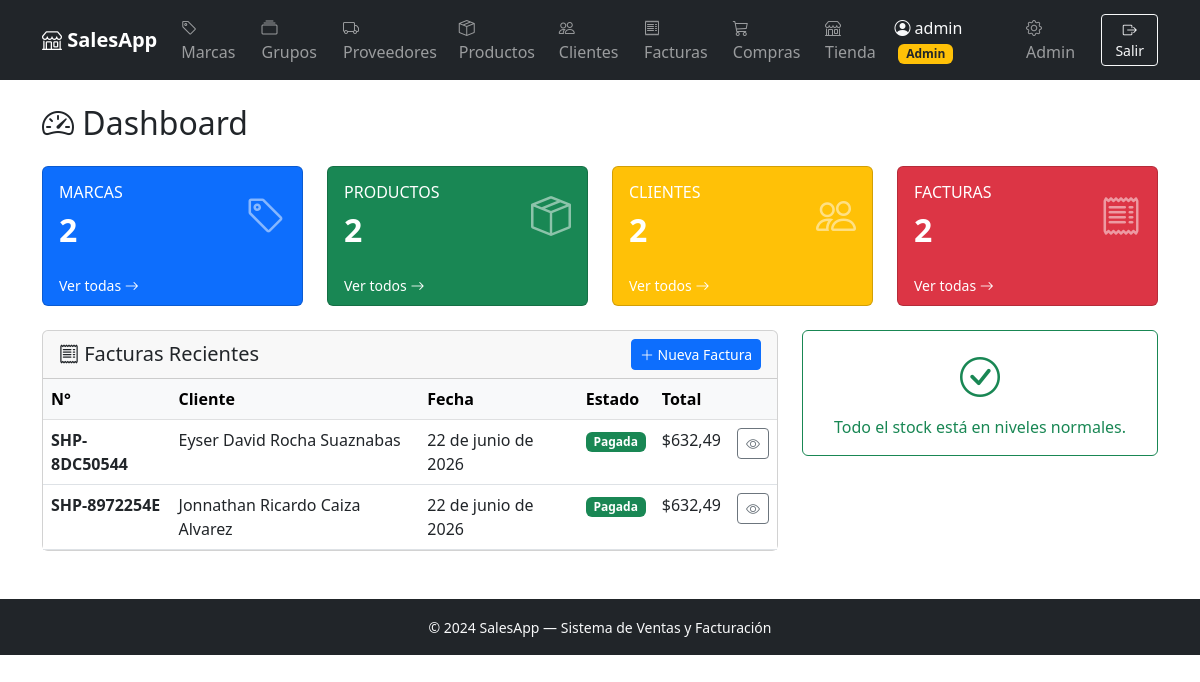
The app's page / (signed in) with its own data.
### billing/models.py (models this page shows, shortened)
class Invoice(models.Model):
    STATUS_CHOICES = [
        ('pending', 'Pendiente'),
        ('paid', 'Pagada'),
        ('cancelled', 'Anulada'),
    ]
    number = models.CharField(max_length=20, unique=True, verbose_name='Número')
    customer = models.ForeignKey(
        Customer, on_delete=models.PROTECT, verbose_name='Cliente', related_name='invoices'
    )
    created_by = models.ForeignKey(
        User, on_delete=models.PROTECT, verbose_name='Creado por', null=True, blank=True
    )
    date = models.DateField(auto_now_add=True, verbose_name='Fecha')
    status = models.CharField(max_length=10, choices=STATUS_CHOICES, default='pending', verbose_name='Estado')
    subtotal = models.DecimalField(max_digits=12, decimal_places=2, default=Decimal('0.00'), verbose_name='Subtotal')
    iva = models.DecimalField(max_digits=12, decimal_places=2, default=Decimal('0.00'), verbose_name='IVA (15%)')
    total = models.DecimalField(max_digits=12, decimal_places=2, default=Decimal('0.00'), verbose_name='Total')
    class Meta:
        verbose_name = 'Factura'
        verbose_name_plural = 'Facturas'
        ordering = ['-date', '-id']

class Customer(models.Model):
    cedula = models.CharField(
        max_length=13,
        unique=True,
        verbose_name='Cédula/RUC',
        validators=[validate_cedula_ec],
    )
    first_name = models.CharField(max_length=100, verbose_name='Nombres')
    last_name = models.CharField(max_length=100, verbose_name='Apellidos')
    email = models.EmailField(blank=True, verbose_name='Email')
    phone = models.CharField(max_length=20, blank=True, verbose_name='Teléfono')
    address = models.TextField(blank=True, verbose_name='Dirección')
    class Meta:
        verbose_name = 'Cliente'
        verbose_name_plural = 'Clientes'
        ordering = ['last_name', 'first_name']
    def get_full_name(self):
        return f'{self.first_name} {self.last_name}'

### billing/views.py (the view)
# urls.py: path('', views.home, name='home'),
@login_required
def home(request):
    if not request.user.is_staff:
        return redirect('billing:shop_catalog')
    brands_count   = Brand.objects.count()
    products_count = Product.objects.count()
    customers_count= Customer.objects.count()
    invoices_count = Invoice.objects.count()
    recent_invoices= Invoice.objects.select_related('customer').order_by('-date', '-id')[:5]
    low_stock      = Product.objects.filter(stock__lt=5).select_related('brand')
    return render(request, 'billing/home.html', {
        'brands_count':    brands_count,
        'products_count':  products_count,
        'customers_count': customers_count,
        'invoices_count':  invoices_count,
        'recent_invoices': recent_invoices,
        'low_stock':       low_stock,
    })

### billing/context_processors.py (called while the page is built)
def cart_count(request):
    cart = request.session.get('cart', {})
    return {'cart_count': sum(v['qty'] for v in cart.values())}

### billing/templates/billing/home.html (shortened to what this page needs)
{% extends "billing/base.html" %}
{% block content %}
<h2 class="mb-4"><i class="bi bi-speedometer2"></i> Dashboard</h2>
<div class="row g-4 mb-4">
  <div class="col-sm-6 col-xl-3">
    <div class="card text-white bg-primary h-100">
      <div class="card-body d-flex justify-content-between align-items-center">
        <div>
          <h6 class="card-title text-uppercase">Marcas</h6>
          <h2 class="fw-bold mb-0">{{ brands_count }}</h2>
        </div>
        <i class="bi bi-tag fs-1 opacity-50"></i>
      </div>
      <div class="card-footer bg-transparent border-0">
        <a href="{% url 'billing:brand_list' %}" class="text-white text-decoration-none small">Ver todas <i class="bi bi-arrow-right"></i></a>
      </div>
    </div>
  </div>
  <div class="col-sm-6 col-xl-3">
    <div class="card text-white bg-success h-100">
      <div class="card-body d-flex justify-content-between align-items-center">
        <div>
          <h6 class="card-title text-uppercase">Productos</h6>
          <h2 class="fw-bold mb-0">{{ products_count }}</h2>
        </div>
        <i class="bi bi-box-seam fs-1 opacity-50"></i>
      </div>
      <div class="card-footer bg-transparent border-0">
        <a href="{% url 'billing:product_list' %}" class="text-white text-decoration-none small">Ver todos <i class="bi bi-arrow-right"></i></a>
      </div>
    </div>
  </div>
  <div class="col-sm-6 col-xl-3">
    <div class="card text-white bg-warning h-100">
      <div class="card-body d-flex justify-content-between align-items-center">
        <div>
          <h6 class="card-title text-uppercase">Clientes</h6>
          <h2 class="fw-bold mb-0">{{ customers_count }}</h2>
        </div>
        <i class="bi bi-people fs-1 opacity-50"></i>
      </div>
      <div class="card-footer bg-transparent border-0">
        <a href="{% url 'billing:customer_list' %}" class="text-white text-decoration-none small">Ver todos <i class="bi bi-arrow-right"></i></a>
      </div>
    </div>
  </div>
  <div class="col-sm-6 col-xl-3">
    <div class="card text-white bg-danger h-100">
      <div class="card-body d-flex justify-content-between align-items-center">
        <div>
          <h6 class="card-title text-uppercase">Facturas</h6>
          <h2 class="fw-bold mb-0">{{ invoices_count }}</h2>
        </div>
        <i class="bi bi-receipt fs-1 opacity-50"></i>
      </div>
      <div class="card-footer bg-transparent border-0">
        <a href="{% url 'billing:invoice_list' %}" class="text-white text-decoration-none small">Ver todas <i class="bi bi-arrow-right"></i></a>
      </div>
    </div>
  </div>
</div>
<div class="row g-4">
  <div class="col-lg-8">
    <div class="card">
      <div class="card-header d-flex justify-content-between align-items-center">
        <h5 class="mb-0"><i class="bi bi-receipt"></i> Facturas Recientes</h5>
        <a href="{% url 'billing:invoice_create' %}" class="btn btn-sm btn-primary">
          <i class="bi bi-plus-lg"></i> Nueva Factura
        </a>
      </div>
      <div class="card-body p-0">
        <table class="table table-hover mb-0">
          <thead class="table-light">
            <tr>
              <th>N°</th>
              <th>Cliente</th>
              <th>Fecha</th>
              <th>Estado</th>
              <th>Total</th>
              <th></th>
            </tr>
          </thead>
          <tbody>
            {% for inv in recent_invoices %}
            <tr>
              <td><strong>{{ inv.number }}</strong></td>
              <td>{{ inv.customer.get_full_name }}</td>
              <td>{{ inv.date }}</td>
              <td>
                {% if inv.status == 'paid' %}
                  <span class="badge bg-success">Pagada</span>
                {% elif inv.status == 'pending' %}
                  <span class="badge bg-warning text-dark">Pendiente</span>
                {% else %}
                  <span class="badge bg-danger">Anulada</span>
                {% endif %}
              </td>
              <td>${{ inv.total }}</td>
              <td>
                <a href="{% url 'billing:invoice_detail' inv.pk %}" class="btn btn-sm btn-outline-secondary">
                  <i class="bi bi-eye"></i>
                </a>
              </td>
            </tr>
            {% empty %}
            <tr><td colspan="6" class="text-center text-muted py-3">No hay facturas aún.</td></tr>
            {% endfor %}
          </tbody>
        </table>
      </div>
    </div>
  </div>
  <div class="col-lg-4">
    {% if low_stock %}
    <div class="card border-warning">
      <div class="card-header bg-warning text-dark">
        <h5 class="mb-0"><i class="bi bi-exclamation-triangle"></i> Stock Bajo (&lt; 5 unidades)</h5>
      </div>
      <ul class="list-group list-group-flush">
        {% for p in low_stock %}
        <li class="list-group-item d-flex justify-content-between align-items-center">
          <span>{{ p.name }}</span>
          <span class="badge bg-danger rounded-pill">{{ p.stock }}</span>
        </li>
        {% endfor %}
      </ul>
    </div>
    {% else %}
    <div class="card border-success">
      <div class="card-body text-center text-success">
        <i class="bi bi-check-circle fs-1"></i>
        <p class="mt-2 mb-0">Todo el stock está en niveles normales.</p>
      </div>
    </div>
    {% endif %}
  </div>
</div>
{% endblock %}

### billing/templates/billing/base.html (shortened to what this page needs)
<!DOCTYPE html>
<html lang="es">
<head>
  <link href="https://cdn.jsdelivr.net/npm/bootstrap@5.3.0/dist/css/bootstrap.min.css" rel="stylesheet">
  <link href="https://cdn.jsdelivr.net/npm/bootstrap-icons@1.11.0/font/bootstrap-icons.css" rel="stylesheet">
</head>
<body>
<nav class="navbar navbar-expand-lg navbar-dark bg-dark">
  <div class="container">
    <a class="navbar-brand fw-bold" href="{% if user.is_staff %}{% url 'billing:home' %}{% else %}{% url 'billing:shop_catalog' %}{% endif %}">
      <i class="bi bi-shop"></i> SalesApp
    </a>
    <div class="collapse navbar-collapse" id="navMenu">
      {% if user.is_authenticated %}
      {% if user.is_staff %}
      <ul class="navbar-nav me-auto">
        <li class="nav-item">
          <a class="nav-link" href="{% url 'billing:brand_list' %}"><i class="bi bi-tag"></i> Marcas</a>
        </li>
        <li class="nav-item">
          <a class="nav-link" href="{% url 'billing:productgroup_list' %}"><i class="bi bi-collection"></i> Grupos</a>
        </li>
        <li class="nav-item">
          <a class="nav-link" href="{% url 'billing:supplier_list' %}"><i class="bi bi-truck"></i> Proveedores</a>
        </li>
        <li class="nav-item">
          <a class="nav-link" href="{% url 'billing:product_list' %}"><i class="bi bi-box-seam"></i> Productos</a>
        </li>
        <li class="nav-item">
          <a class="nav-link" href="{% url 'billing:customer_list' %}"><i class="bi bi-people"></i> Clientes</a>
        </li>
        <li class="nav-item">
          <a class="nav-link" href="{% url 'billing:invoice_list' %}"><i class="bi bi-receipt"></i> Facturas</a>
        </li>
        <li class="nav-item">
          <a class="nav-link" href="{% url 'purchasing:purchase_list' %}"><i class="bi bi-cart3"></i> Compras</a>
        </li>
        <li class="nav-item">
          <a class="nav-link" href="{% url 'billing:shop_catalog' %}"><i class="bi bi-shop"></i> Tienda</a>
        </li>
      </ul>
      {% endif %}
      <ul class="navbar-nav ms-auto align-items-center">
        <li class="nav-item me-2">
          <span class="navbar-text text-light">
            <i class="bi bi-person-circle"></i> {{ user.get_full_name|default:user.username }}
            {% if user.is_staff %}<span class="badge bg-warning text-dark ms-1">Admin</span>{% endif %}
          </span>
        </li>
        {% if user.is_staff %}
        <li class="nav-item me-2">
          <a class="nav-link" href="/admin/"><i class="bi bi-gear"></i> Admin</a>
        </li>
        {% endif %}
        <li class="nav-item">
          <form method="post" action="{% url 'logout' %}" class="d-inline">
            <button type="submit" class="btn btn-outline-light btn-sm">
              <i class="bi bi-box-arrow-right"></i> Salir
            </button>
          </form>
        </li>
      </ul>
      {% endif %}
    </div>
  </div>
</nav>
<div class="container mt-4">
  {% block content %}{% endblock %}
</div>
<footer class="bg-dark text-light text-center py-3 mt-5">
  <small>&copy; 2024 SalesApp &mdash; Sistema de Ventas y Facturación</small>
</footer>
</body>
</html>

### records on screen
Invoice: number "SHP-8DC50544", customer.get_full_name "Eyser David Rocha Suaznabas", date "22 de junio de 2026", status "Pagada", total "632,49"
Invoice: number "SHP-8972254E", customer.get_full_name "Jonnathan Ricardo Caiza Alvarez", date "22 de junio de 2026", status "Pagada", total "632,49"

### other values on screen
{{ user.get_full_name|default:user.username }} "admin"
{{ brands_count }} "2"
{{ products_count }} "2"
{{ customers_count }} "2"
{{ invoices_count }} "2"
